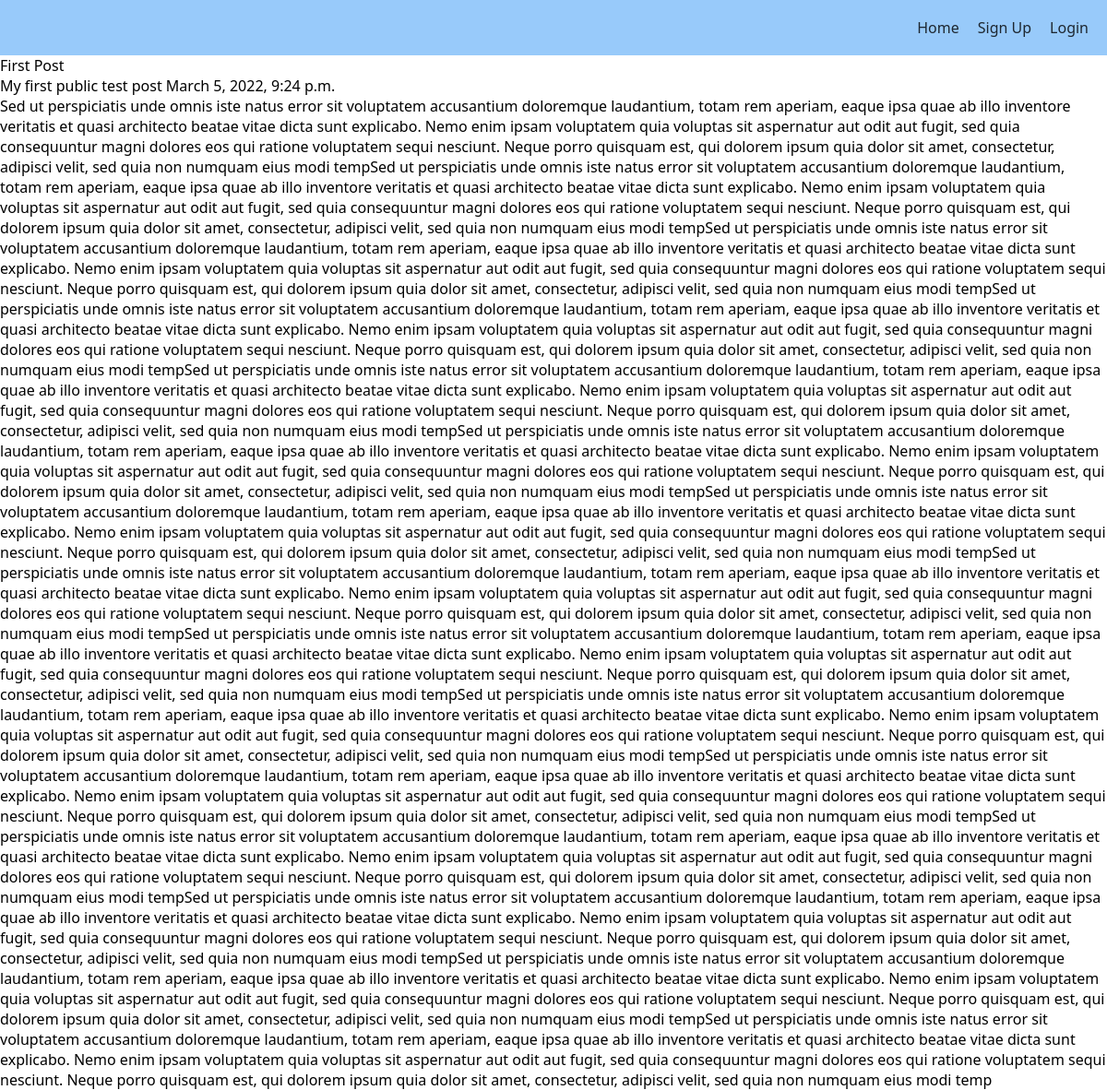
Page /article/f3953006-45a9-46be-9716-e237372592d5 on the committed database.
### main/models.py (models this page shows, shortened)
class article(models.Model):
    owner = models.ForeignKey(User, on_delete=models.CASCADE)
    article_id = models.UUIDField(primary_key=True, default=uuid.uuid4, editable=False, unique=True, blank=False)
    title = models.CharField(unique=True, max_length=700, blank=False, editable=True)
    subtitle = models.TextField(unique=True, blank=True, editable=True)
    summary_intro = models.TextField(verbose_name="Introduction", max_length=500, unique=True, null=False, blank=False, editable=True, default='')
    body = models.TextField(unique=True, blank=False, null=False, editable=True)
    date_published = models.DateTimeField(auto_now_add=True)
    date_modified = models.DateTimeField(auto_now=True)

### main/views.py (the view)
# urls.py: path('article/<uuid:article_id>', view_page, name='Article')
def view_page(request, article_id, *args, **kwargs):
    individual_article = article.objects.get(article_id=article_id)
    return render(request, 'view.html', {'article_detail': individual_article})

### templates/view.html (shortened to what this page needs)
{% extends 'base.html' %}
{% load static %}
{% block style %}
    <link rel="stylesheet" href="{% static 'home_style.css' %}" />
{% endblock %}
{% block body %}
    <nav class='nav-bar'>
        {% if request.user.is_authenticated %}
            <a href="{% url 'Main:HomePage' %}" class="nav-item">Home</a>
            <a href="{% url 'Main:Dashboard' %}" class="nav-item">Dashboard</a>
            <a href="{% url 'Main:Logout' %}" class="nav-item">Logout</a>
        {% else %}
            <a href="{% url 'Main:HomePage' %}" class="nav-item">Home</a>
            <a href="{% url 'Main:Register' %}" class="nav-item">Sign Up</a>
            <a href="{% url 'Main:Login' %}" class="nav-item">Login</a>
        {% endif %}
    </nav>
    <section class="Article-detail">
        <div class="article-title">
            {{article_detail.title}}
        </div>
        <div class="article-subtitle">
            {{article_detail.subtitle}}
            <span class="article-date-pub">
                {{article_detail.date_published}}
            </span>
        </div>
        <div class="article-body">
            {{article_detail.body}}
        </div>
    </section>
{% endblock %}

### static/base_style.css (style rules this page uses)
* { margin: 0; padding: 0; }
html { font-family:'Segoe UI', Tahoma, Geneva, Verdana, sans-serif; }

### static/home_style.css (style rules this page uses)
nav.nav-bar { display: flex; justify-content: flex-end; align-items: center; height: 60px; padding-right: 10px; background-color: rgba(116, 184, 248, 0.74); }
a.nav-item { margin: 0px 10px; text-decoration: none; transition: all .3s ease-in-out; }
a.nav-item:link, a.nav-item:visited, a.nav-item:active { color: rgba(0, 0, 0, 0.808); }

### rows in the picture
article: title "First Post", subtitle "My first public test post", date_published "March 5, 2022, 9:24 p.m.", body "Sed ut perspiciatis unde omnis iste natus error sit voluptatem accusantium doloremque laudantium, totam rem aperiam, eaque ipsa quae ab illo inventore veritatis et quasi architecto beatae vitae dicta sunt explicabo. Nemo enim ipsam voluptatem quia voluptas sit aspernatur aut odit aut fugit, sed quia consequuntur magni dolores eos qui ratione voluptatem sequi nesciunt. Neque porro quisquam est, qui dolorem ipsum quia dolor sit amet, consectetur, adipisci velit, sed quia non numquam eius modi tempSed ut perspiciatis unde omnis iste natus error sit voluptatem accusantium doloremque laudantium, totam rem aperiam, eaque ipsa quae ab illo inventore veritatis et quasi architecto beatae vitae dicta…"
